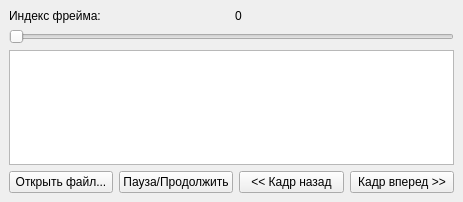
<?xml version="1.0" encoding="UTF-8"?>
<ui version="4.0">
 <class>MainWindow</class>
 <widget class="QMainWindow" name="MainWindow">
  <property name="geometry">
   <rect>
    <x>0</x>
    <y>0</y>
    <width>463</width>
    <height>202</height>
   </rect>
  </property>
  <property name="windowTitle">
   <string>OpenNI2 ONI player</string>
  </property>
  <widget class="QWidget" name="centralwidget">
   <layout class="QVBoxLayout" name="verticalLayout_2">
    <item>
     <layout class="QHBoxLayout" name="horizontalLayout_2">
      <item>
       <widget class="QLabel" name="label">
        <property name="text">
         <string>Индекс фрейма:</string>
        </property>
       </widget>
      </item>
      <item>
       <widget class="QLabel" name="frame_count_label">
        <property name="text">
         <string>0</string>
        </property>
       </widget>
      </item>
     </layout>
    </item>
    <item>
     <layout class="QVBoxLayout" name="verticalLayout">
      <item>
       <widget class="QSlider" name="movie_slider">
        <property name="pageStep">
         <number>1</number>
        </property>
        <property name="orientation">
         <enum>Qt::Horizontal</enum>
        </property>
       </widget>
      </item>
      <item>
       <widget class="QListWidget" name="listWidget"/>
      </item>
     </layout>
    </item>
    <item>
     <layout class="QHBoxLayout" name="horizontalLayout">
      <item>
       <widget class="QPushButton" name="btnOpen">
        <property name="text">
         <string>Открыть файл...</string>
        </property>
       </widget>
      </item>
      <item>
       <widget class="QPushButton" name="btnPlayPause">
        <property name="text">
         <string>Пауза/Продолжить</string>
        </property>
       </widget>
      </item>
      <item>
       <widget class="QPushButton" name="btnFrameBack">
        <property name="text">
         <string>&lt;&lt; Кадр назад</string>
        </property>
       </widget>
      </item>
      <item>
       <widget class="QPushButton" name="btnFrameForward">
        <property name="text">
         <string>Кадр вперед &gt;&gt;</string>
        </property>
       </widget>
      </item>
     </layout>
    </item>
   </layout>
  </widget>
 </widget>
 <resources/>
 <connections/>
</ui>
